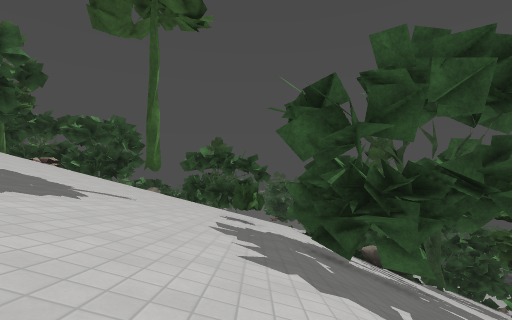
[1] (above)

24 first-person views from a walk through a level from a Godot 3-D game. The camera is 1.2 m above the floor, looks level and sees 90° across. The floor is counted in squares, 2 m on a side. Each view is taken from the middle of a square. On the plan, view 1 faces up. The plan holds only what a view shows up to about 9 squares ahead; the rest is blank. The place goes on beyond the plan. Surface patterns are stand-ins for the level's own textures.

[2]
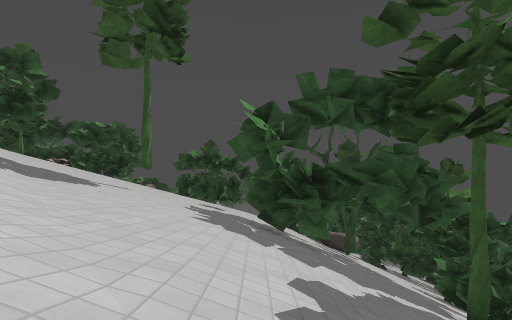

[3]
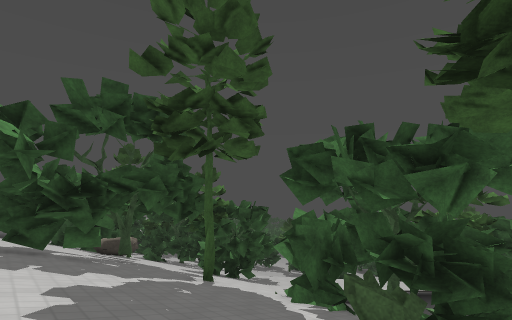

[4]
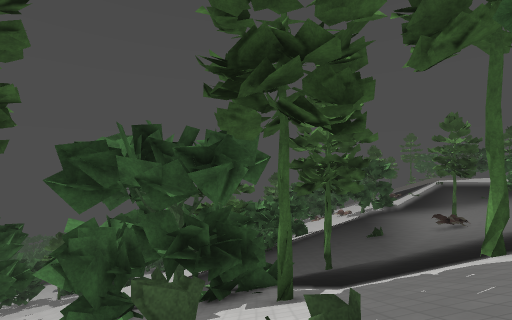

[5]
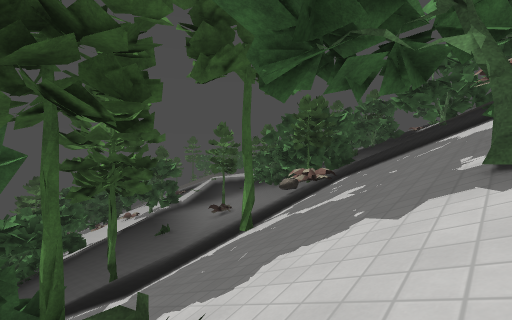

[6]
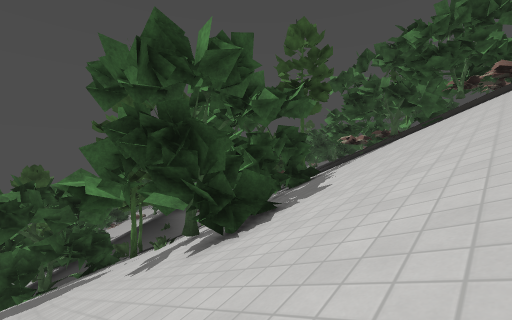

[7]
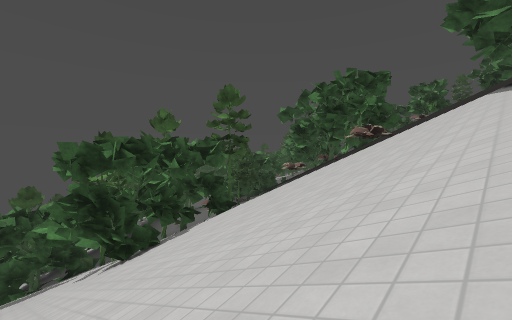

[8]
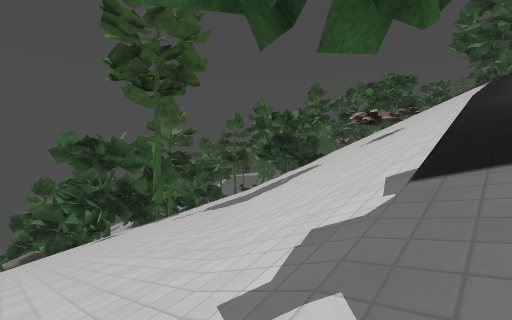

[9]
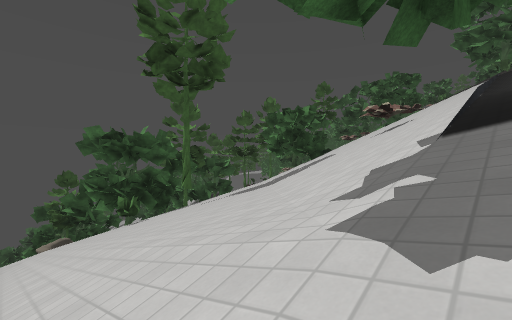

[10]
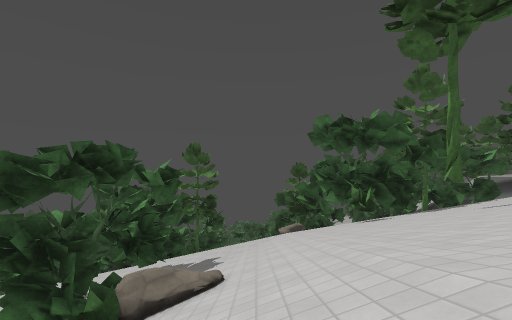

[11]
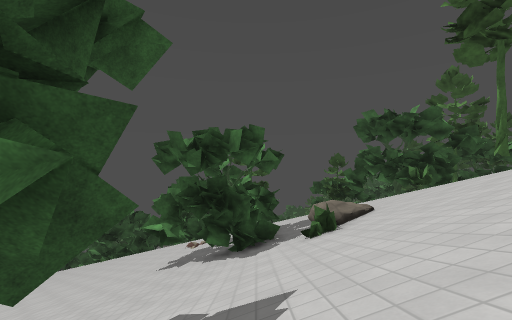

[12]
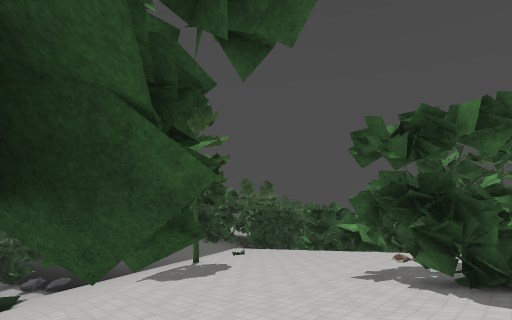

[13]
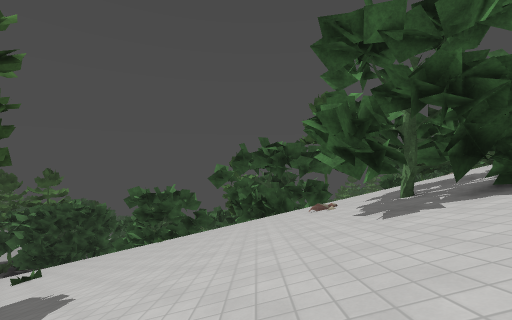

[14]
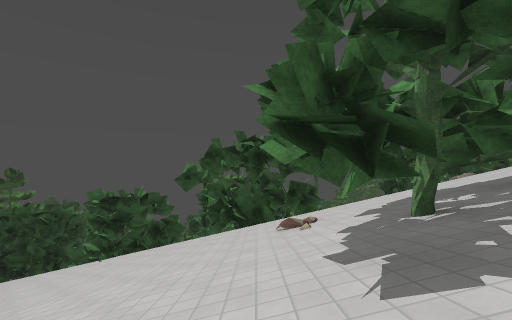

[15]
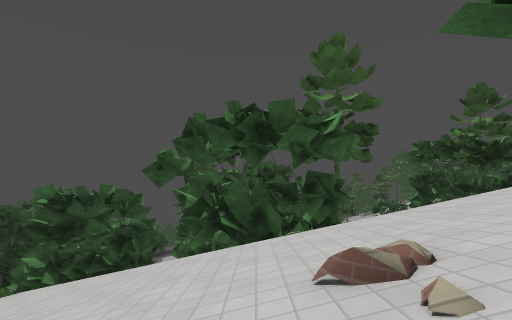

[16]
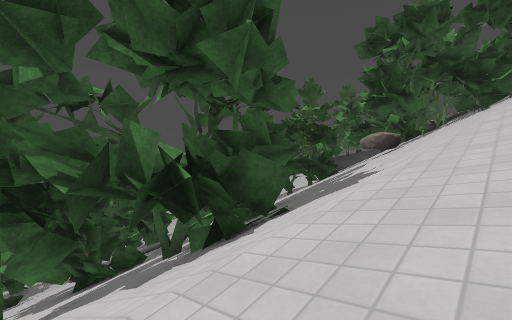

[17]
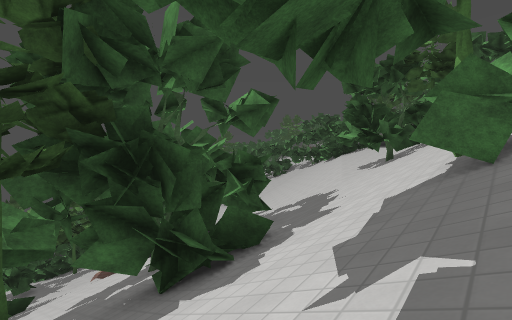

[18]
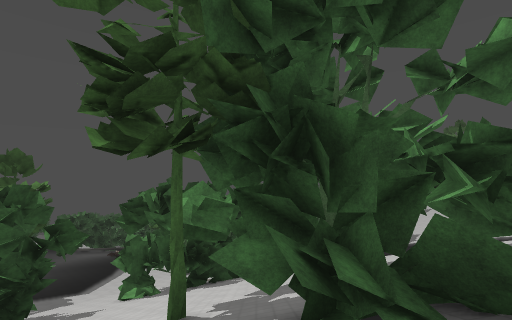

[19]
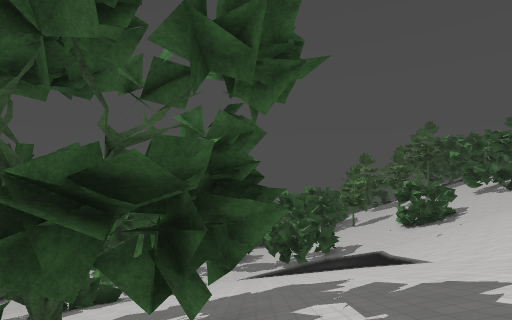

[20]
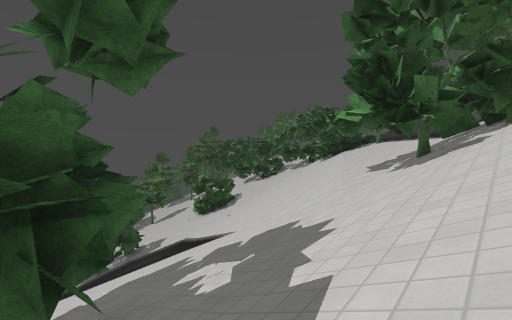

[21]
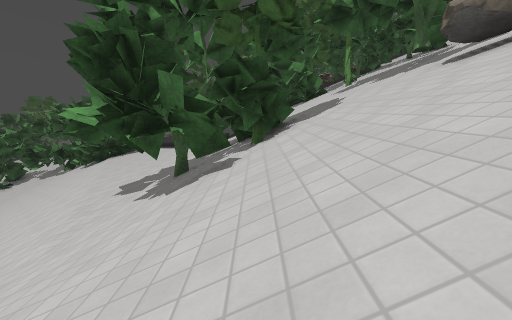

[22]
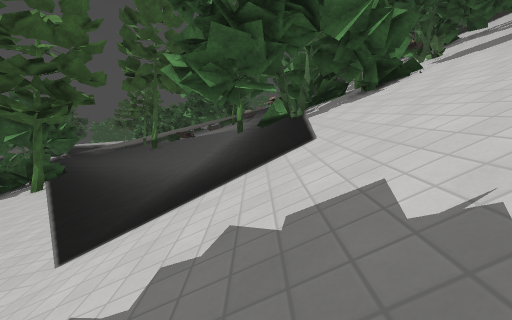

[23]
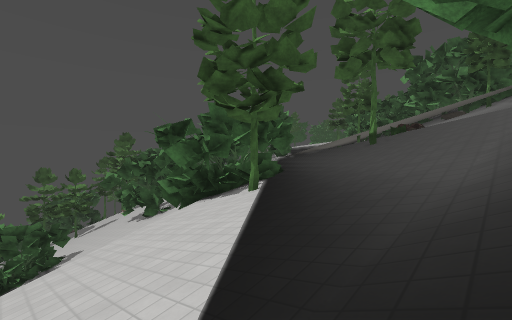

[24]
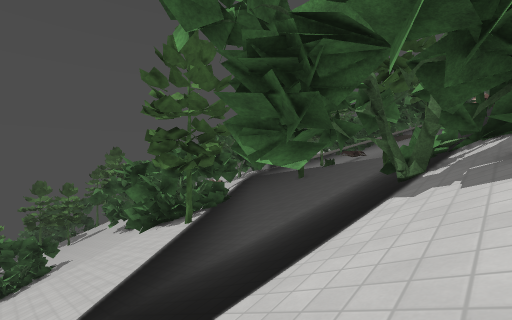

### Floor plan
Key: @ floor where view 1 was taken; # wall or solid block; x gap in a wall; . floor; / step, stairs or slope; = window, fence, low wall or low ledge; ^ raised ledge; v drop or lower ground.
Columns run from 10 left of view 1 to 17 right of it. Each row starts with its distance up from view 1.
 25  #         //
 24  #/       ////           //
 23  ////    /////  .#      ///
 22  ////   //////  ^#    ##///
 21  /////////////  /#    ///#/
 20  /////////////        ////#
 19  ////////////        ////##
 18  ///////////////////#/////##
 17   ////////////#/////x///////
 16   ///////////=##///##//////
 15  /#////#/#/////////////////
 14  #////###/ ////##///##//////
 13 ///////####//////////#//////
 12  ////#//////////////////////
 11   /////////////////////////
 10 ///////////////////////////
  9 //////////////^////////////v
  8 //////////////^#///#////////
  7 =/////////=///////##////////
  6 =///////=//# /////##////////
  5 =//////////##/#/////////////
  4 ^///////////#///////////////
  3 ^///////////////////////////
  2 ^/////////////#///===////
  1 ^//=//  //////////###=////
  0 ^/////////@////##/####=///
 -1 #///////////////########/###
 -2 ^///////#//////#########/##
 -3 ^///////##/////###vv## ###
 -4  ////////# //////vvvv
 -5  ////////^ //// vvvvv
 -6  /////////##///vvvv#v
 -7  /////////##///vvvvvv
 -8  ///////// ////vvvvvvv
 -9   // ////  ////vvvvvv

Where each view was taken, in squares from view 1:
view 1: 0 up, 0 right, facing up
view 2: 2 down, 1 right, facing up
view 3: 3 down, 1 right, facing up-right
view 4: 3 down, 1 right, facing right
view 5: 3 down, 1 right, facing down-right
view 6: 0 up, 5 left, facing down-right
view 7: 0 up, 9 left, facing down-right
view 8: 9 up, 10 left, facing down-right
view 9: 10 up, 10 left, facing down-right
view 10: 10 up, 8 left, facing right
view 11: 13 up, 10 left, facing right
view 12: 13 up, 9 left, facing up-right
view 13: 17 up, 7 left, facing right
view 14: 16 up, 5 left, facing right
view 15: 16 up, 2 left, facing right
view 16: 18 up, 1 right, facing down-right
view 17: 18 up, 6 right, facing down-right
view 18: 17 up, 7 right, facing right
view 19: 13 up, 8 right, facing right
view 20: 14 up, 8 right, facing down-right
view 21: 12 up, 8 right, facing down
view 22: 5 up, 8 right, facing down
view 23: 3 up, 9 right, facing down-right
view 24: 3 up, 6 right, facing down-right
